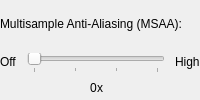
              <widget class="QFrame" name="aliasingFrame">
               <layout class="QVBoxLayout" name="verticalLayout_54">
                <property name="spacing">
                 <number>5</number>
                </property>
                <property name="leftMargin">
                 <number>0</number>
                </property>
                <property name="topMargin">
                 <number>0</number>
                </property>
                <property name="rightMargin">
                 <number>0</number>
                </property>
                <property name="bottomMargin">
                 <number>0</number>
                </property>
                <item>
                 <widget class="QLabel" name="aliasingLabel">
                  <property name="text">
                   <string>Multisample Anti-Aliasing (MSAA):</string>
                  </property>
                 </widget>
                </item>
                <item>
                 <layout class="QHBoxLayout" name="horizontalLayout_5">
                  <property name="spacing">
                   <number>10</number>
                  </property>
                  <item>
                   <layout class="QHBoxLayout" name="horizontalLayout_31">
                    <property name="topMargin">
                     <number>2</number>
                    </property>
                    <item alignment="Qt::AlignTop">
                     <widget class="QLabel" name="aliasingOffLabel">
                      <property name="text">
                       <string>Off</string>
                      </property>
                     </widget>
                    </item>
                   </layout>
                  </item>
                  <item>
                   <layout class="QVBoxLayout" name="verticalLayout_44">
                    <property name="spacing">
                     <number>2</number>
                    </property>
                    <item>
                     <widget class="QSlider" name="aliasingSlider">
                      <property name="maximum">
                       <number>3</number>
                      </property>
                      <property name="singleStep">
                       <number>1</number>
                      </property>
                      <property name="pageStep">
                       <number>1</number>
                      </property>
                      <property name="orientation">
                       <enum>Qt::Horizontal</enum>
                      </property>
                      <property name="tickPosition">
                       <enum>QSlider::TicksBelow</enum>
                      </property>
                      <property name="tickInterval">
                       <number>1</number>
                      </property>
                     </widget>
                    </item>
                    <item>
                     <layout class="QHBoxLayout" name="horizontalLayout_3">
                      <property name="spacing">
                       <number>0</number>
                      </property>
                      <item>
                       <spacer name="horizontalSpacer">
                        <property name="orientation">
                         <enum>Qt::Horizontal</enum>
                        </property>
                        <property name="sizeType">
                         <enum>QSizePolicy::MinimumExpanding</enum>
                        </property>
                        <property name="sizeHint" stdset="0">
                         <size>
                          <width>0</width>
                          <height>0</height>
                         </size>
                        </property>
                       </spacer>
                      </item>
                      <item>
                       <widget class="QLabel" name="aliasingLabelVal">
                        <property name="sizePolicy">
                         <sizepolicy hsizetype="Fixed" vsizetype="Preferred">
                          <horstretch>0</horstretch>
                          <verstretch>0</verstretch>
                         </sizepolicy>
                        </property>
                        <property name="text">
                         <string notr="true">0</string>
                        </property>
                       </widget>
                      </item>
                      <item>
                       <widget class="QLabel" name="aliasingXLabel">
                        <property name="sizePolicy">
                         <sizepolicy hsizetype="Fixed" vsizetype="Preferred">
                          <horstretch>0</horstretch>
                          <verstretch>0</verstretch>
                         </sizepolicy>
                        </property>
                        <property name="text">
                         <string notr="true">x</string>
                        </property>
                       </widget>
                      </item>
                      <item>
                       <spacer name="horizontalSpacer_2">
                        <property name="orientation">
                         <enum>Qt::Horizontal</enum>
                        </property>
                        <property name="sizeType">
                         <enum>QSizePolicy::MinimumExpanding</enum>
                        </property>
                        <property name="sizeHint" stdset="0">
                         <size>
                          <width>0</width>
                          <height>0</height>
                         </size>
                        </property>
                       </spacer>
                      </item>
                     </layout>
                    </item>
                   </layout>
                  </item>
                  <item>
                   <layout class="QHBoxLayout" name="horizontalLayout_32">
                    <property name="topMargin">
                     <number>2</number>
                    </property>
                    <item alignment="Qt::AlignTop">
                     <widget class="QLabel" name="aliasingHighLabel">
                      <property name="text">
                       <string extracomment="The highest of a set of numbers">High</string>
                      </property>
                     </widget>
                    </item>
                   </layout>
                  </item>
                 </layout>
                </item>
               </layout>
              </widget>
